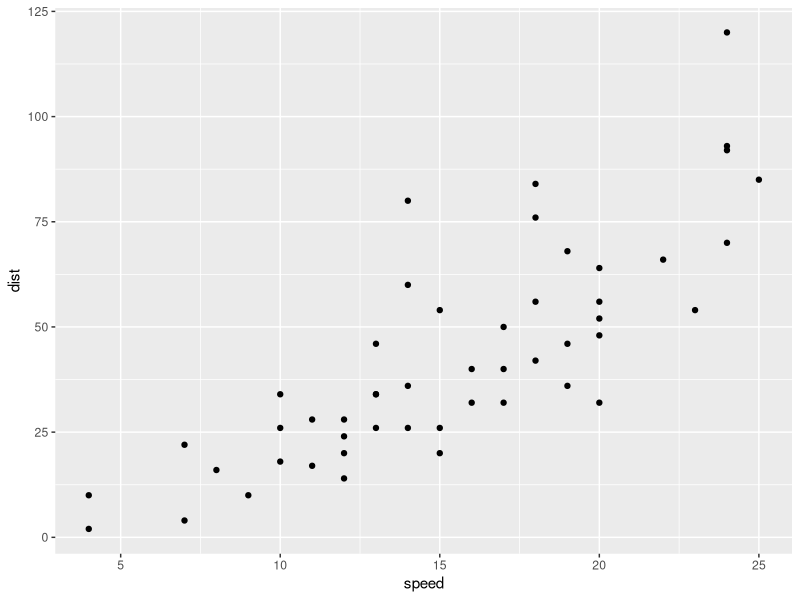
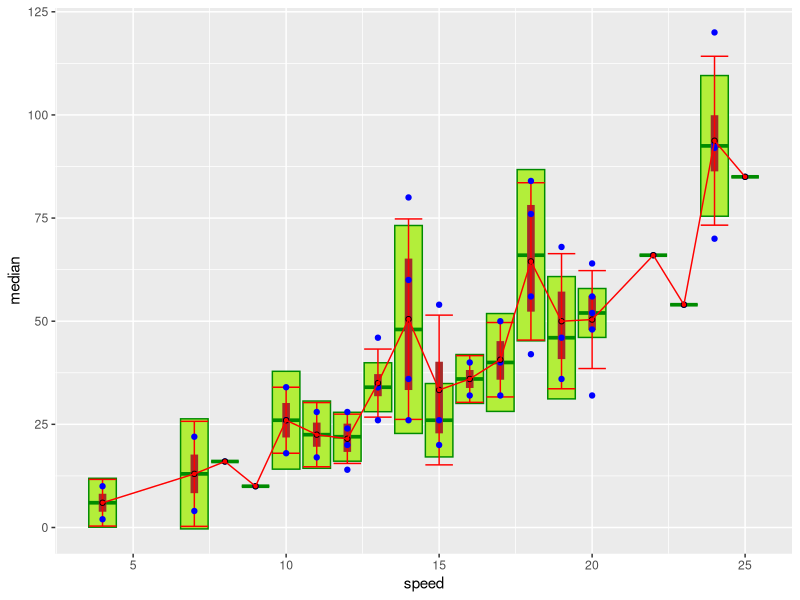

The R source for these figures, in order:
## ---- chunk 1
knitr::opts_chunk$set(echo = TRUE)
library("ggplot2")
library("dplyr")
## ---- chunk 2
cars
## ---- chunk 3
ggplot(data = cars) +
  geom_point(mapping = aes(x = speed, y = dist))
## ---- chunk 4
cars %>%
  group_by(speed) %>%
  summarise(
    count = n(),
    count_alt = sum(!is.na(dist)),
    sum = sum(dist),
    avg = mean(dist),
    values = paste(dist, collapse = ", ")
  )
## ---- chunk 5
cars %>%
  group_by(speed) %>%
  summarise(
    values = paste(dist, collapse = ", "),
    first = first(dist),
    last = last(dist),
    second = nth(dist, 2),
    median = median(dist),
    mad = mad(dist),
    quantile_quarter = quantile(dist, 0.25),
    quantile_half = quantile(dist, 0.5)
  )
## ---- chunk 6
cars %>%
  group_by(speed) %>%
  summarise(
    median = median(dist),
    mad = mad(dist),
    std = sd(dist),
    avg = mean(dist),
    min = min(dist),
    max = max(dist),
    quartile1 = quantile(dist, 0.25),
    quartile3 = quantile(dist, 0.75)
  ) %>%
  ggplot() +
  geom_crossbar(mapping = aes(
    x = speed, y = median, ymin = median - mad, ymax = median + mad
  ), color = "green4", fill = "olivedrab2") +
  geom_crossbar(mapping = aes(
    x = speed, y = median, ymin = quartile1, ymax = quartile3
  ), color = "brown", fill = "brown", width = 0.2) +
  geom_errorbar(mapping = aes(
    x = speed, ymin = avg - std, ymax = avg + std
  ), color = "red") +
  geom_point(data = cars, mapping = aes(x = speed, y = dist), color = "blue") +
  geom_point(mapping = aes(x = speed, y = avg), shape = 21, fill = "red") +
  geom_line(mapping = aes(x = speed, y = avg), color = "red")
